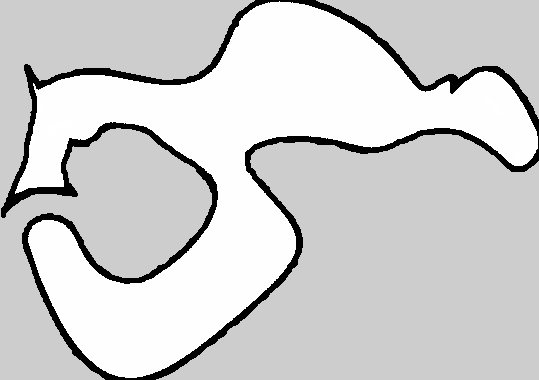
#> input picture lhd_mapping/maps/mine/mine_gimp.png, 539 x 380 px, found by its file name
$ python a-satr.py
#> lines starting #> are read from the running program, lines starting #| are printed output that depends on the picture; after the words box and inside, x2 and y2 are one past the last pixel; in counts of white or black regions, pixels touching at a corner belong together
import cv2
import numpy as np
import heapq


def load_and_threshold(image_path):

    image = cv2.imread(image_path)
    cv2.imshow("image", image)
    if image is None:
        raise FileNotFoundError("Error: Could not load image.")

    gray = cv2.cvtColor(image, cv2.COLOR_BGR2GRAY)
    cv2.imshow("gray",gray)

    _, thresh = cv2.threshold(gray, 206,255,cv2.THRESH_BINARY)
    cv2.imshow("thresh",thresh)

    blurred_image = cv2.GaussianBlur(thresh, (41, 41), 0)
    cv2.imshow("blurred_image",blurred_image)

    cost_map = np.where(thresh == 0, 0, blurred_image)
    cv2.imshow("cost_map",cost_map)

    # bitmap = (thresh == 255).astype(np.uint8)
    # cv2.imshow("bitmap",bitmap)

    return cost_map

def heuristic(a, b):
    """Heuristic function (Manhattan distance)."""
    return abs(a[0] - b[0]) + abs(a[1] - b[1])

def a_star(pix_map, start, goal):
    """
    A* algorithm using a pix-map where pixel values represent movement cost.
    Lower pixel values (darker) mean higher movement costs.
    """
    rows, cols = pix_map.shape
    open_set = []
    heapq.heappush(open_set, (0, start))  # Priority queue

    came_from = {}
    g_score = {start: 0}
    f_score = {start: heuristic(start, goal)}

    # 8-directional movement (including diagonals)
    directions = [
        (-1, 0), (1, 0), (0, -1), (0, 1),  # Up, Down, Left, Right
        (-1, -1), (-1, 1), (1, -1), (1, 1)  # Diagonal moves
    ]

    while open_set:
        _, current = heapq.heappop(open_set)

        if current == goal:
            path = []
            while current in came_from:
                path.append(current)
                current = came_from[current]
            path.append(start)
            return path[::-1]  # Return reversed path

        for dx, dy in directions:
            neighbor = (current[0] + dx, current[1] + dy)

            if 0 <= neighbor[0] < rows and 0 <= neighbor[1] < cols:
                # Invert pixel intensity: Darker = Higher Cost
                pixel_cost = 255 - pix_map[neighbor]
                if pixel_cost == 255:  # Treat 255 (white) as impassable
                    continue

                # Apply √2 cost for diagonal movement
                move_cost = pixel_cost * (1.414 if dx != 0 and dy != 0 else 1)

                tentative_g_score = g_score[current] + move_cost

                if neighbor not in g_score or tentative_g_score < g_score[neighbor]:
                    came_from[neighbor] = current
                    g_score[neighbor] = tentative_g_score
                    f_score[neighbor] = tentative_g_score + heuristic(neighbor, goal)
                    heapq.heappush(open_set, (f_score[neighbor], neighbor))

    return None  # No path found
def visualize_path(image_path, path):
    """Visualizes the path on the original image."""
    image = cv2.imread(image_path)
    for (x, y) in path:
        image[x, y] = (0, 0, 255)  # Red color for path
    cv2.imshow("Path", image)
    cv2.waitKey(0)
    cv2.destroyAllWindows()


def main():
    # EDIT THESE VALUES AS NEEDED
    image_path = "/home/bryan/lhd_ws/src/lhd_mapping/maps/mine/mine_gimp.png"  # Provide your image path
    start_x = 119
    start_y = 111

    end_x = 119
    end_y = 350

    start = (start_y, start_x)  # (y, x) start position in pixels
    goal = (end_y, end_x)  # (y, x) goal position in pixels
    buffer_size = 5  # Buffer around obstacles

    cost_map = load_and_threshold(image_path)
#> in load_and_threshold, image is the input picture: shape (380, 539, 3); min 0, max 255, mean 208
#> in load_and_threshold, `_, thresh = cv2.threshold(gray, 206,255,cv2.THRESH_BINARY)`:
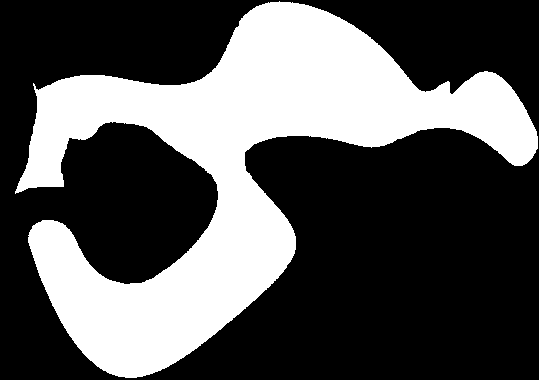
#> thresh: shape (380, 539); 33.8% white; 1 white region, box (x1, y1, x2, y2) and area: (15, 1, 538, 378) 69331
#> in load_and_threshold, `blurred_image = cv2.GaussianBlur(thresh, (41, 41), 0)`:
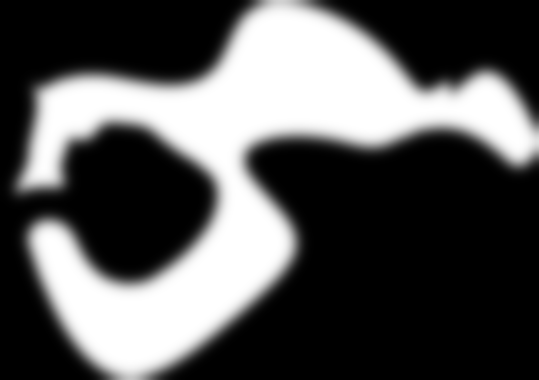
#> blurred_image: shape (380, 539); min 0, max 255, mean 86.4
#> in load_and_threshold, `cost_map = np.where(thresh == 0, 0, blurred_image)`:
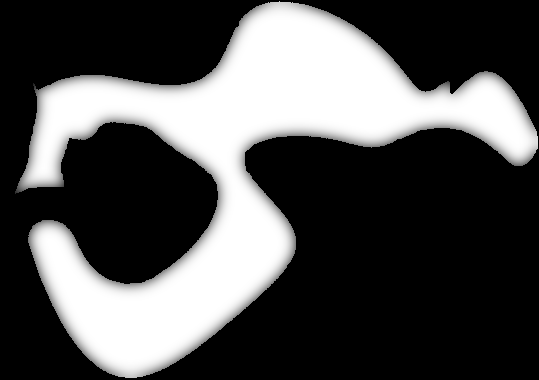
#> cost_map: shape (380, 539); min 0, max 255, mean 79.6

    path = a_star(cost_map, start, goal)
#> after the loop in a_star, `while open_set:`: came_from = 7209 items; f_score = 7210 items; path = 300 pairs, first value 104 to 350, second value 119 to 233

    if path:
        print("Path found!")
        visualize_path(image_path, path)
#> the loop in visualize_path, `for (x, y) in path:` made 300 passes
#> (x, y) on passes 1 to 3: (111, 119), (110, 119), (109, 119)
#> after the loop in visualize_path, `for (x, y) in path:`:
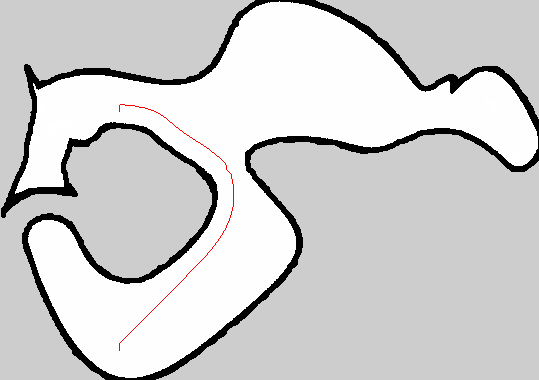
#> image: shape (380, 539, 3); 0.15% of pixels changed, all inside (x1, y1, x2, y2) = (119, 104, 234, 351)
    else:
        print("No path found.")


if __name__ == "__main__":
    main()
